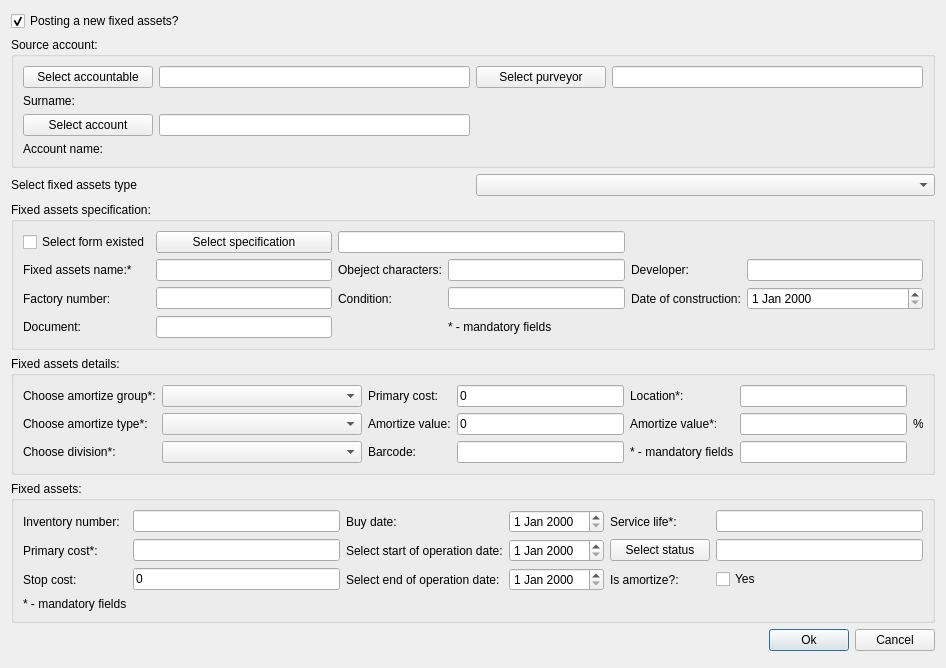
<?xml version="1.0" encoding="UTF-8"?>
<ui version="4.0">
 <class>CreateFxdAst</class>
 <widget class="QDialog" name="CreateFxdAst">
  <property name="geometry">
   <rect>
    <x>0</x>
    <y>0</y>
    <width>946</width>
    <height>615</height>
   </rect>
  </property>
  <property name="windowTitle">
   <string>Create/Update fixed assets</string>
  </property>
  <property name="locale">
   <locale language="English" country="UnitedStates"/>
  </property>
  <property name="modal">
   <bool>false</bool>
  </property>
  <layout class="QGridLayout" name="gridLayout">
   <property name="leftMargin">
    <number>11</number>
   </property>
   <property name="topMargin">
    <number>11</number>
   </property>
   <property name="rightMargin">
    <number>11</number>
   </property>
   <property name="bottomMargin">
    <number>17</number>
   </property>
   <item row="6" column="0" colspan="2">
    <layout class="QHBoxLayout" name="horizontalLayout">
     <item>
      <spacer name="horizontalSpacer">
       <property name="orientation">
        <enum>Qt::Horizontal</enum>
       </property>
       <property name="sizeHint" stdset="0">
        <size>
         <width>40</width>
         <height>20</height>
        </size>
       </property>
      </spacer>
     </item>
     <item>
      <widget class="QPushButton" name="okBtn">
       <property name="text">
        <string>Ok</string>
       </property>
      </widget>
     </item>
     <item>
      <widget class="QPushButton" name="cancelBtn">
       <property name="text">
        <string>Cancel</string>
       </property>
      </widget>
     </item>
    </layout>
   </item>
   <item row="5" column="0" colspan="2">
    <widget class="QGroupBox" name="fixedAssGbx">
     <property name="title">
      <string>Fixed assets:</string>
     </property>
     <layout class="QGridLayout" name="gridLayout_4">
      <item row="2" column="0">
       <widget class="QLabel" name="stopCostLb">
        <property name="text">
         <string>Stop cost:</string>
        </property>
       </widget>
      </item>
      <item row="1" column="3">
       <widget class="QDateEdit" name="startDateEdit"/>
      </item>
      <item row="0" column="0">
       <widget class="QLabel" name="invLb">
        <property name="text">
         <string>Inventory number:</string>
        </property>
       </widget>
      </item>
      <item row="2" column="1">
       <widget class="QLineEdit" name="stopEdit">
        <property name="text">
         <string>0</string>
        </property>
       </widget>
      </item>
      <item row="1" column="2">
       <widget class="QLabel" name="startDateLb">
        <property name="text">
         <string>Select start of operation date:</string>
        </property>
       </widget>
      </item>
      <item row="0" column="2">
       <widget class="QLabel" name="bayDateLb">
        <property name="text">
         <string>Buy date:</string>
        </property>
       </widget>
      </item>
      <item row="2" column="3">
       <widget class="QDateEdit" name="endDateEdit"/>
      </item>
      <item row="2" column="2">
       <widget class="QLabel" name="endDateLb">
        <property name="text">
         <string>Select end of operation date:</string>
        </property>
       </widget>
      </item>
      <item row="0" column="3">
       <widget class="QDateEdit" name="buyDateEdit"/>
      </item>
      <item row="1" column="0">
       <widget class="QLabel" name="primCostLb">
        <property name="text">
         <string>Primary cost*:</string>
        </property>
       </widget>
      </item>
      <item row="1" column="1">
       <widget class="QLineEdit" name="primaryEdit">
        <property name="acceptDrops">
         <bool>false</bool>
        </property>
       </widget>
      </item>
      <item row="0" column="1">
       <widget class="QLineEdit" name="invNumberEdit">
        <property name="readOnly">
         <bool>true</bool>
        </property>
       </widget>
      </item>
      <item row="5" column="0">
       <widget class="QLabel" name="label_3">
        <property name="text">
         <string>* - mandatory fields</string>
        </property>
       </widget>
      </item>
      <item row="0" column="4">
       <widget class="QLabel" name="serLb">
        <property name="text">
         <string>Service life*:</string>
        </property>
       </widget>
      </item>
      <item row="0" column="5">
       <widget class="QLineEdit" name="serviceLifeEdit">
        <property name="readOnly">
         <bool>true</bool>
        </property>
       </widget>
      </item>
      <item row="1" column="4">
       <widget class="QPushButton" name="statusBtn">
        <property name="minimumSize">
         <size>
          <width>100</width>
          <height>0</height>
         </size>
        </property>
        <property name="text">
         <string>Select status</string>
        </property>
       </widget>
      </item>
      <item row="1" column="5">
       <widget class="QLineEdit" name="statusEdit">
        <property name="readOnly">
         <bool>true</bool>
        </property>
       </widget>
      </item>
      <item row="2" column="4">
       <widget class="QLabel" name="amChbx">
        <property name="text">
         <string>Is amortize?:</string>
        </property>
       </widget>
      </item>
      <item row="2" column="5">
       <widget class="QCheckBox" name="isAmChx">
        <property name="text">
         <string>Yes</string>
        </property>
       </widget>
      </item>
     </layout>
    </widget>
   </item>
   <item row="4" column="0" colspan="2">
    <widget class="QGroupBox" name="fxdAssDtGrpBox">
     <property name="title">
      <string>Fixed assets details:</string>
     </property>
     <layout class="QGridLayout" name="gridLayout_3">
      <item row="2" column="1">
       <widget class="QComboBox" name="divisionCmb"/>
      </item>
      <item row="0" column="1">
       <widget class="QComboBox" name="amGrpCmb">
        <property name="minimumSize">
         <size>
          <width>200</width>
          <height>0</height>
         </size>
        </property>
        <property name="editable">
         <bool>false</bool>
        </property>
       </widget>
      </item>
      <item row="0" column="0">
       <widget class="QLabel" name="amGroupLb">
        <property name="text">
         <string>Choose amortize group*:</string>
        </property>
       </widget>
      </item>
      <item row="1" column="1">
       <widget class="QComboBox" name="amTypeCmb"/>
      </item>
      <item row="1" column="0">
       <widget class="QLabel" name="amTypeLb">
        <property name="text">
         <string>Choose amortize type*:</string>
        </property>
       </widget>
      </item>
      <item row="2" column="0">
       <widget class="QLabel" name="depLb">
        <property name="text">
         <string>Choose division*:</string>
        </property>
       </widget>
      </item>
      <item row="2" column="3">
       <widget class="QLineEdit" name="barcodeEdit"/>
      </item>
      <item row="1" column="3">
       <widget class="QLineEdit" name="amortizeEdit">
        <property name="text">
         <string>0</string>
        </property>
       </widget>
      </item>
      <item row="0" column="3">
       <widget class="QLineEdit" name="primaryCostEdit">
        <property name="inputMask">
         <string/>
        </property>
        <property name="text">
         <string>0</string>
        </property>
        <property name="readOnly">
         <bool>true</bool>
        </property>
       </widget>
      </item>
      <item row="2" column="2">
       <widget class="QLabel" name="barLb">
        <property name="text">
         <string>Barcode:</string>
        </property>
       </widget>
      </item>
      <item row="1" column="2">
       <widget class="QLabel" name="amortizeAccLb">
        <property name="text">
         <string>Amortize value:</string>
        </property>
       </widget>
      </item>
      <item row="0" column="2">
       <widget class="QLabel" name="primaryAccLb">
        <property name="text">
         <string>Primary cost:</string>
        </property>
       </widget>
      </item>
      <item row="1" column="5">
       <widget class="QLabel" name="amValueLb">
        <property name="text">
         <string>Amortize value*:</string>
        </property>
       </widget>
      </item>
      <item row="1" column="6">
       <widget class="QLineEdit" name="amValueEdit"/>
      </item>
      <item row="0" column="6">
       <widget class="QLineEdit" name="locationEdit"/>
      </item>
      <item row="0" column="5">
       <widget class="QLabel" name="locationLb">
        <property name="text">
         <string>Location*:</string>
        </property>
       </widget>
      </item>
      <item row="1" column="7">
       <widget class="QLabel" name="percentLb">
        <property name="maximumSize">
         <size>
          <width>10</width>
          <height>16777215</height>
         </size>
        </property>
        <property name="text">
         <string>%</string>
        </property>
       </widget>
      </item>
      <item row="2" column="6">
       <widget class="QLineEdit" name="detailsIDEdit"/>
      </item>
      <item row="2" column="5">
       <widget class="QLabel" name="label_2">
        <property name="text">
         <string>* - mandatory fields</string>
        </property>
       </widget>
      </item>
     </layout>
    </widget>
   </item>
   <item row="2" column="0">
    <widget class="QLabel" name="label_4">
     <property name="text">
      <string>Select fixed assets type</string>
     </property>
    </widget>
   </item>
   <item row="2" column="1">
    <widget class="QComboBox" name="fAstTypeCmb">
     <property name="maximumSize">
      <size>
       <width>600</width>
       <height>16777215</height>
      </size>
     </property>
    </widget>
   </item>
   <item row="1" column="0" colspan="2">
    <widget class="QGroupBox" name="sourceGbx">
     <property name="title">
      <string>Source account:</string>
     </property>
     <layout class="QGridLayout" name="gridLayout_5">
      <item row="0" column="0">
       <widget class="QPushButton" name="accableBtn">
        <property name="minimumSize">
         <size>
          <width>130</width>
          <height>0</height>
         </size>
        </property>
        <property name="text">
         <string>Select accountable</string>
        </property>
       </widget>
      </item>
      <item row="3" column="1">
       <widget class="QLabel" name="surnameLb">
        <property name="text">
         <string/>
        </property>
       </widget>
      </item>
      <item row="0" column="2">
       <widget class="QPushButton" name="purveyorBtn">
        <property name="minimumSize">
         <size>
          <width>130</width>
          <height>0</height>
         </size>
        </property>
        <property name="text">
         <string>Select purveyor</string>
        </property>
       </widget>
      </item>
      <item row="3" column="0">
       <widget class="QLabel" name="label_5">
        <property name="text">
         <string>Surname:</string>
        </property>
       </widget>
      </item>
      <item row="4" column="1">
       <widget class="QLineEdit" name="accID">
        <property name="readOnly">
         <bool>true</bool>
        </property>
       </widget>
      </item>
      <item row="0" column="1">
       <widget class="QLineEdit" name="accableIDEdit">
        <property name="readOnly">
         <bool>true</bool>
        </property>
       </widget>
      </item>
      <item row="4" column="0">
       <widget class="QPushButton" name="accountBtn">
        <property name="text">
         <string>Select account</string>
        </property>
       </widget>
      </item>
      <item row="5" column="0">
       <widget class="QLabel" name="label_6">
        <property name="text">
         <string>Account name:</string>
        </property>
       </widget>
      </item>
      <item row="5" column="1">
       <widget class="QLabel" name="accountName">
        <property name="text">
         <string/>
        </property>
       </widget>
      </item>
      <item row="0" column="3">
       <widget class="QLineEdit" name="purEditID">
        <property name="readOnly">
         <bool>true</bool>
        </property>
       </widget>
      </item>
     </layout>
    </widget>
   </item>
   <item row="0" column="0">
    <widget class="QCheckBox" name="newFACxb">
     <property name="text">
      <string>Posting a new fixed assets?</string>
     </property>
     <property name="checked">
      <bool>true</bool>
     </property>
    </widget>
   </item>
   <item row="3" column="0" colspan="2">
    <widget class="QGroupBox" name="specGrpBox">
     <property name="title">
      <string>Fixed assets specification:</string>
     </property>
     <layout class="QGridLayout" name="gridLayout_2">
      <item row="1" column="0">
       <widget class="QLabel" name="nameLB">
        <property name="text">
         <string>Fixed assets name:*</string>
        </property>
       </widget>
      </item>
      <item row="4" column="0">
       <widget class="QLabel" name="documentLb">
        <property name="text">
         <string>Document:</string>
        </property>
       </widget>
      </item>
      <item row="1" column="1">
       <widget class="QLineEdit" name="faNameEdit"/>
      </item>
      <item row="2" column="1">
       <widget class="QLineEdit" name="factoryNumEdit"/>
      </item>
      <item row="2" column="0">
       <widget class="QLabel" name="facNumberLb">
        <property name="text">
         <string>Factory number:</string>
        </property>
       </widget>
      </item>
      <item row="4" column="1">
       <widget class="QLineEdit" name="documentEdit"/>
      </item>
      <item row="1" column="2">
       <widget class="QLabel" name="objCharLb">
        <property name="text">
         <string>Obeject characters:</string>
        </property>
       </widget>
      </item>
      <item row="1" column="3">
       <widget class="QLineEdit" name="objCharEdit"/>
      </item>
      <item row="2" column="2">
       <widget class="QLabel" name="conditionLb">
        <property name="text">
         <string>Condition:</string>
        </property>
       </widget>
      </item>
      <item row="2" column="3">
       <widget class="QLineEdit" name="conditionEdit"/>
      </item>
      <item row="0" column="0">
       <widget class="QCheckBox" name="existSpecCxb">
        <property name="text">
         <string>Select form existed</string>
        </property>
       </widget>
      </item>
      <item row="0" column="1">
       <widget class="QPushButton" name="specBtn">
        <property name="text">
         <string>Select specification</string>
        </property>
       </widget>
      </item>
      <item row="0" column="2" colspan="2">
       <widget class="QLineEdit" name="specIDEdit">
        <property name="readOnly">
         <bool>true</bool>
        </property>
       </widget>
      </item>
      <item row="1" column="4">
       <widget class="QLabel" name="developerLb">
        <property name="text">
         <string>Developer:</string>
        </property>
       </widget>
      </item>
      <item row="1" column="5">
       <widget class="QLineEdit" name="developerEdit"/>
      </item>
      <item row="2" column="4">
       <widget class="QLabel" name="dateOfConsLb">
        <property name="text">
         <string>Date of construction:</string>
        </property>
       </widget>
      </item>
      <item row="2" column="5">
       <widget class="QDateEdit" name="consDateEdit"/>
      </item>
      <item row="4" column="3">
       <widget class="QLabel" name="label">
        <property name="text">
         <string>* - mandatory fields</string>
        </property>
       </widget>
      </item>
     </layout>
    </widget>
   </item>
  </layout>
 </widget>
 <tabstops>
  <tabstop>okBtn</tabstop>
  <tabstop>cancelBtn</tabstop>
 </tabstops>
 <resources/>
 <connections/>
</ui>
